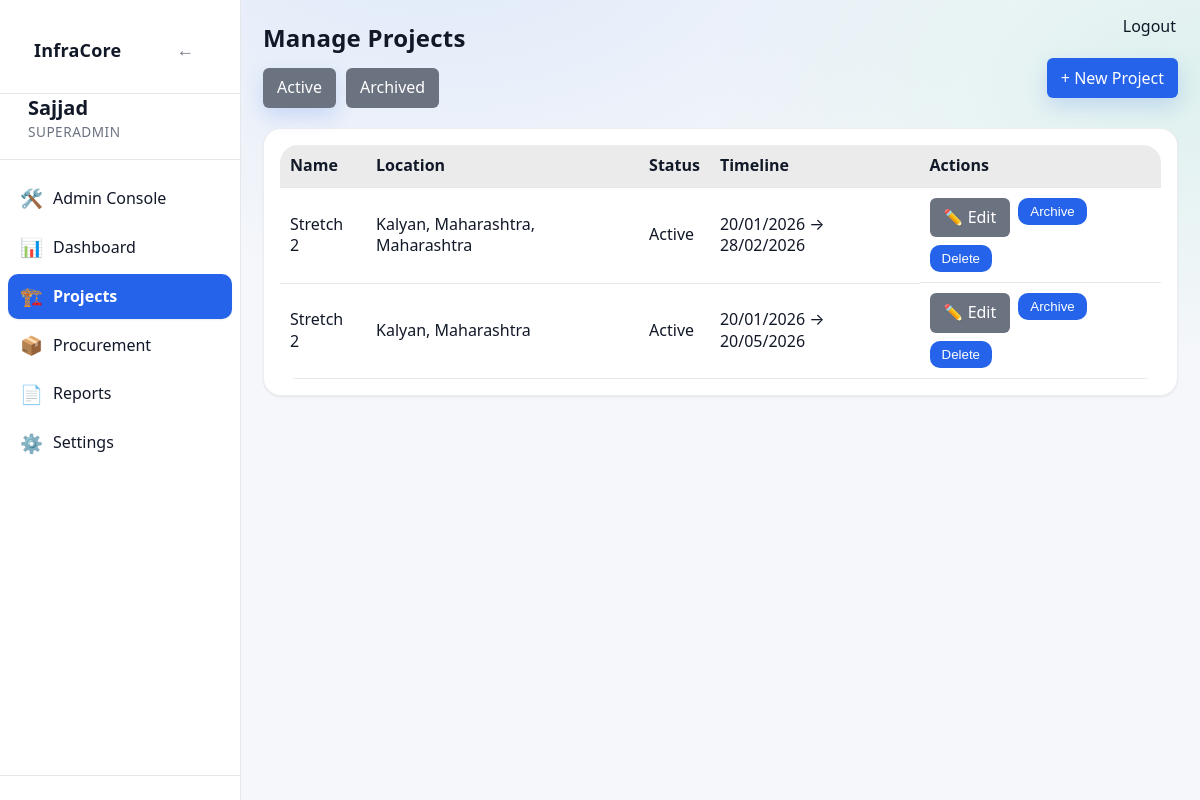
Page /projects/manage (signed in) on the earlier database version.
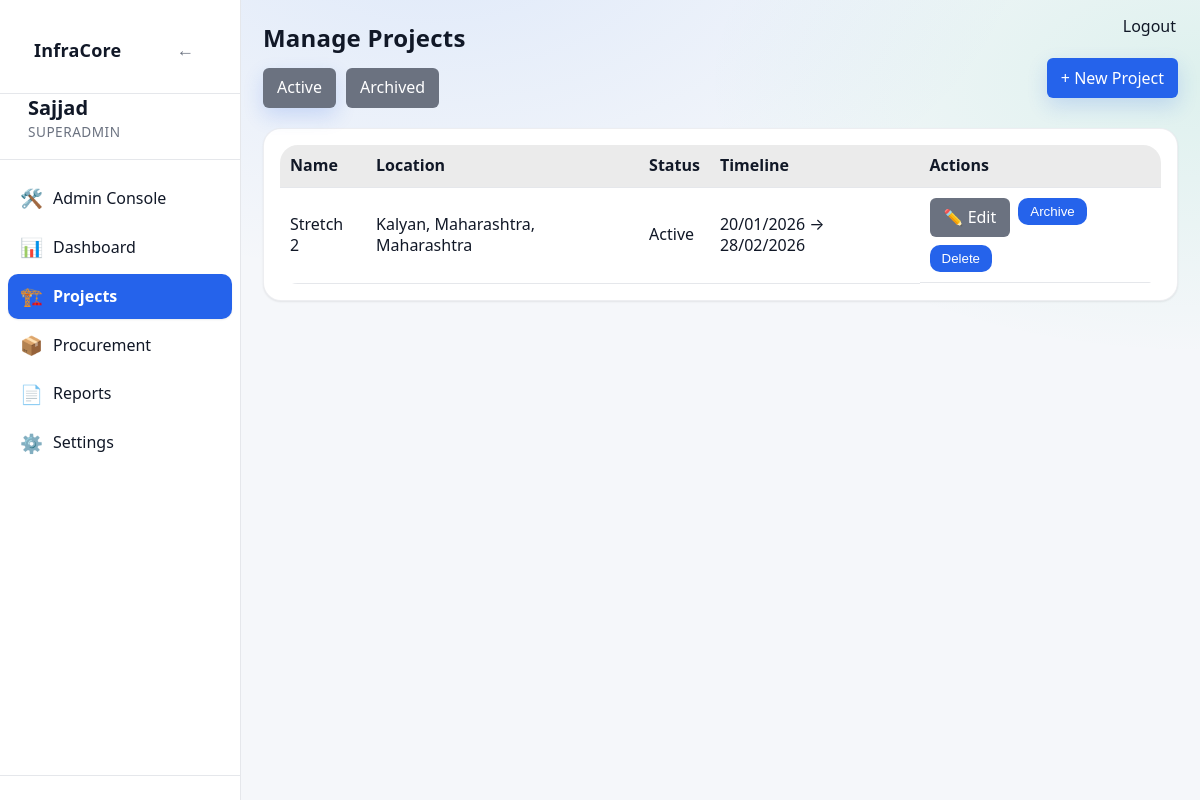
Same page on the later database version.
### app/models/project.py (models this page shows)
class Project(Base):
    __tablename__ = "projects"
    id = Column(Integer, primary_key=True, index=True)
    name = Column(String(255), nullable=False)
    project_code = Column(String(100), nullable=True)
    client_authority = Column(String(255), nullable=True)
    contractor = Column(String(255), nullable=True)
    consultant_pmc = Column(String(255), nullable=True)
    is_active = Column(Boolean, default=True, nullable=False)
    status = Column(String(20), default="active", nullable=False)
    road_type = Column(String(100), nullable=False)
    lanes = Column(Integer, nullable=False)
    road_width = Column(Float, nullable=False)
    road_length_km = Column(Float, nullable=False)
    carriageway_width = Column(Float, nullable=True)
    shoulder_type = Column(String(100), nullable=True)
    median_type = Column(String(100), nullable=True)
    project_type = Column(String(50), nullable=False, server_default="")
    road_name = Column(String(255), nullable=True)
    lane_configuration = Column(String(10), nullable=True)
    road_pavement_type = Column(String(20), nullable=True)
    terrain_type = Column(String(20), nullable=True)
    concrete_pavement_type = Column(String(20), nullable=True)  # PQC/RCC
    slab_thickness_mm = Column(Integer, nullable=True)
    grade_of_concrete = Column(String(20), nullable=True)
    joint_spacing_m = Column(Float, nullable=True)
    dowel_diameter_mm = Column(Integer, nullable=True)
    tie_bar_diameter_mm = Column(Integer, nullable=True)
    road_construction_type = Column(String(100), nullable=True)
    road_category = Column(String(100), nullable=True)
    road_engineering_type = Column(String(150), nullable=True)
    road_preset_key = Column(String(200), nullable=True)
    road_extras_json = Column(Text, nullable=True)
    preset_activities_json = Column(Text, nullable=True)
    preset_materials_json = Column(Text, nullable=True)
    country = Column(String(100), nullable=False)
    state = Column(String(100), nullable=True)
    district = Column(String(100), nullable=True)
    city = Column(String(100), nullable=False)
    location_id = Column(Integer, ForeignKey("locations.id"), nullable=True)
    chainage_start = Column(String(50), nullable=True)
    chainage_end = Column(String(50), nullable=True)
    planned_start_date = Column(Date, nullable=False)
    planned_end_date = Column(Date, nullable=False)
    created_by = Column(Integer, nullable=False)
    created_at = Column(DateTime, default=datetime.utcnow, nullable=False)
    updated_at = Column(
        DateTime,
        default=datetime.utcnow,
        onupdate=datetime.utcnow,
        nullable=False,
    )
    completed_at = Column(DateTime, nullable=True)
    activities = relationship(
        "Activity",
        back_populates="project",
        cascade="all, delete-orphan"
    )
    project_activities = relationship(
        "ProjectActivity",
        back_populates="project",
        cascade="all, delete-orphan"
    )
    planned_materials = relationship(
        "PlannedMaterial",
        back_populates="project",
        cascade="all, delete-orphan"
    )
    material_usage_daily = relationship(
        "MaterialUsageDaily",
        back_populates="project",
        cascade="all, delete-orphan"
    )
    location = relationship("Location")

### app/routes/projects.py (the view)
@router.get("/manage", response_class=HTMLResponse)
def manage_projects_page(request: Request, view: str | None = "active", db: Session = Depends(get_db)):
    user = request.session.get("user")
    if not user:
        flash(request, "Please login to continue", "warning")
        return RedirectResponse("/login", status_code=302)
    query = db.query(Project)
    if user.get("role") not in {"admin", "superadmin"}:
        query = query.filter(Project.created_by == user["id"])
    if view == "archived":
        query = query.filter(Project.is_active == False)
    else:
        query = query.filter(Project.is_active == True)
    projects = query.order_by(Project.created_at.desc()).all()
    return templates.TemplateResponse(
        "projects_manage.html",
        {"request": request, "projects": projects, "view": view, "user": user}
    )

### app/templates/projects_manage.html (shortened to what this page needs)
{% extends "base.html" %}
{% block content %}
<h1 class="page-title">Manage Projects</h1>
<div style="display:flex;gap:10px;margin-bottom:20px">
    <a href="/projects/manage?view=active"
       class="btn-secondary {% if view=='active' %}btn-primary{% endif %}">
        Active
    </a>
    <a href="/projects/manage?view=archived"
       class="btn-secondary {% if view=='archived' %}btn-primary{% endif %}">
        Archived
    </a>
    {% if user["role"] in ["admin", "superadmin", "manager"] %}
    <div style="margin-left:auto">
        <a href="/projects/new" class="btn-primary">
            + New Project
        </a>
    </div>
    {% endif %}
</div>
<div class="card">
<table class="table">
<thead>
<tr>
    <th>Name</th>
    <th>Location</th>
    <th>Status</th>
    <th>Timeline</th>
    <th>Actions</th>
</tr>
</thead>
<tbody>
{% for p in projects %}
<tr>
    <td><a href="/projects/{{ p.id }}" class="project-link" title="Open project overview">{{ p.name }}</a></td>
    <td>{{ p.city }}{% if p.state %}, {{ p.state }}{% endif %}</td>
    <td>{{ p.status|capitalize }}</td>
    <td>{{ p.planned_start_date|ddmmyyyy }} → {{ p.planned_end_date|ddmmyyyy }}</td>
    <td style="display:flex;gap:8px;flex-wrap:wrap">
        {% if user["role"] in ["admin", "superadmin", "manager"] %}
        <a href="/projects/{{ p.id }}/edit" class="btn-secondary">
            ✏️ Edit
        </a>
        {% endif %}
                {% if user["role"] in ["admin", "superadmin", "manager"] %}
        <form method="post" action="/projects/{{ p.id }}/archive"
              onsubmit="return confirm('Archive this project? It will be hidden from active lists but can be restored later.')">
            <button class="btn-warning">
                {% if p.is_active %}
                    Archive
                {% else %}
                    Restore
                {% endif %}
            </button>
        </form>
        {% endif %}
                {% if user["role"] in ["admin", "superadmin"] %}
                <form method="post"
                            action="/projects/{{ p.id }}/delete"
                            onsubmit="return confirm('Delete this project permanently? This action is irreversible and will remove all project data.')">
                        <button class="btn-danger">Delete</button>
                </form>
                {% endif %}
    </td>
</tr>
{% else %}
<tr>
    <td colspan="5">No projects found.</td>
</tr>
{% endfor %}
</tbody>
</table>
</div>
{% endblock %}

Differences in the rows shown:
removed Project: name "Stretch 2", city "Kalyan", state "Maharashtra", status "Active", planned_start_date|ddmmyyyy "20/01/2026", planned_end_date|ddmmyyyy "20/05/2026", is_active "Archive"
